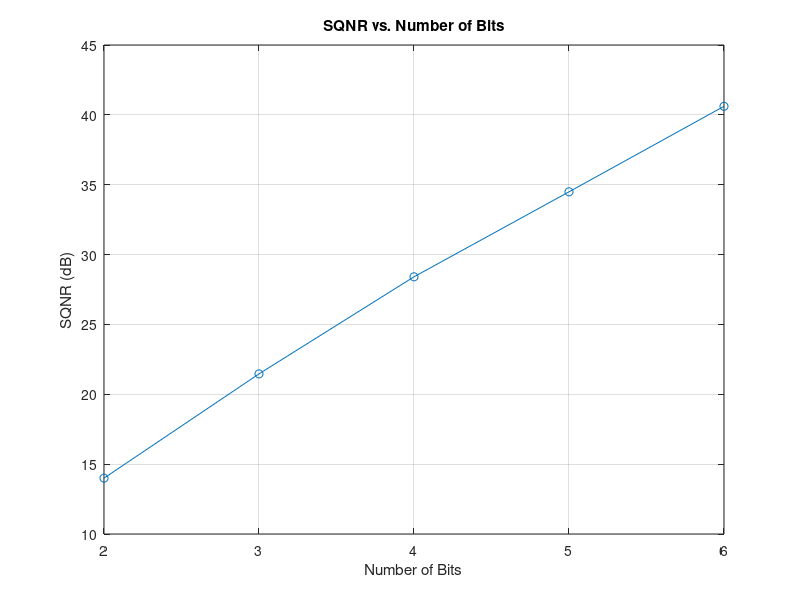

The MATLAB source for this figure:
mean_value = 255;
variance = 1;
num_elements = 1000;
gaussian_sequence = mean_value + sqrt(variance) * randn(num_elements, 1);
bits = [2, 3, 4, 5, 6];
levels = 2.^bits;
sqnr_dB = zeros(size(bits));
for i = 1:length(bits)
quantized_sequence = round(gaussian_sequence * (levels(i)-1) / (2*sqrt(variance))) * (2*sqrt(variance)) /(levels(i)-1);
signal_power = var(gaussian_sequence);
quantization_error = gaussian_sequence - quantized_sequence;
error_power = var(quantization_error);
sqnr_dB(i) = 10*log10(signal_power / error_power);
end
figure;
plot(bits, sqnr_dB, 'o-');
title('SQNR vs. Number of Bits');
xlabel('Number of Bits');
ylabel('SQNR (dB)');
grid on;